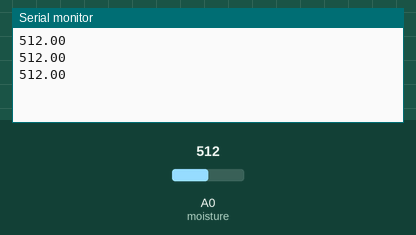
Recording of a sketch running on a simulated Arduino Uno, built with avr-gcc and run on an emulated ATmega328P. Parts: the last lines printed to the serial monitor. Inputs (shaded band) come from the test bench; at power-on: A0 (moisture) = 512.

Above: at 1.3 s.
1.4 s: A0 (moisture) set to 716
At 1.9 s:
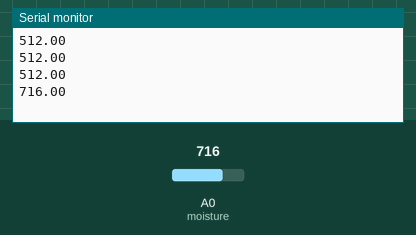
2.9 s: A0 (moisture) set to 900
At 3.4 s:
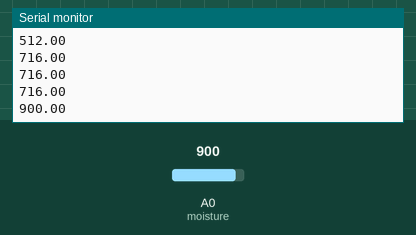
Timing chart, 0 to 5.9 s (numbered marks = the images above; inputs shaded):
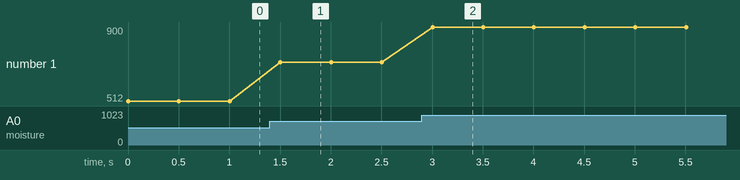

Measured:
- after the input at 1.4 s, the serial monitor: prints a new line after 0.10 s (image 1)
- after the input at 2.9 s, the serial monitor: prints a new line after 0.10 s (image 2)
- plotted number 1: 512 → 716 after the input at 1.4 s, 716 → 900 after the input at 2.9 s

The sketch:

moisture_sensor.ino
```cpp
int moisture = A0;
float percent;
float value;

void setup() {
  // put your setup code here, to run once:
  pinMode(moisture, INPUT);
  Serial.begin(9600);
}

void loop() {
  // put your main code here, to run repeatedly:
  value = analogRead(moisture);//
//  value = digitalRead(moisture);/

  percent = (value/30.)*100.;

  Serial.println(value);
//  Serial.println(percent);/
  delay(500);
}
```
